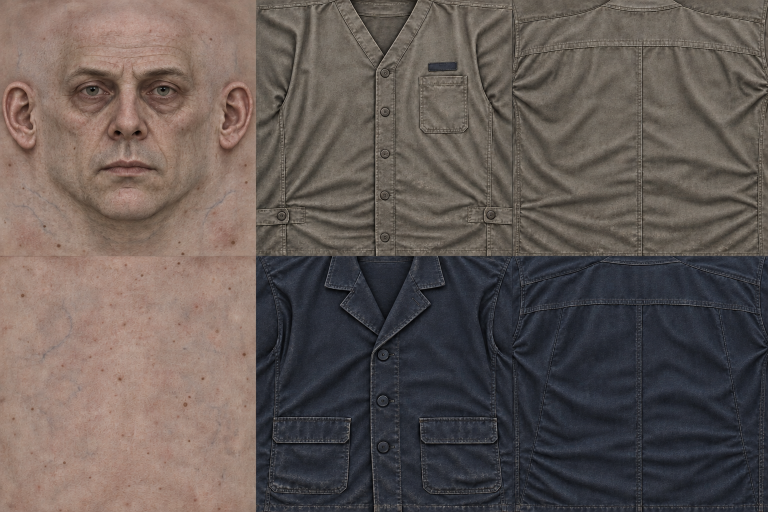
#> input picture art/rf2_art_02/source/enemies/material_atlas.png, 1536 x 1024 px (shown at 1/2 size)
$ python export.py
#> lines starting #> are read from the running program, lines starting #| are printed output that depends on the picture
### art/rf2_art_02/source/enemies/production.py
"""RF2-ART-01: anatomical construction and grounded poses, from one articulated master.
Run: python art/rf2_art_01/enemies/production.py --preview / --family orderly
No gameplay, collision, map or timing edits. Eight actual renders, never mirrored.
"""
from pathlib import Path
import argparse, importlib, json, math, sys, time, struct, datetime
from concurrent.futures import ProcessPoolExecutor
import numpy as np
from PIL import Image
HERE = Path(__file__).resolve().parent
ROOT = HERE.parents[2]
sys.path.insert(0, str(HERE/'_pipeline'))
import sdfrig as S
import humanoid as H

ORIGINAL_BODY = H.build_body
ORIGINAL_SHADE = S.shade
ATLAS=np.array(Image.open(HERE/'material_atlas.png').convert('RGB'),dtype=np.float32)/255
CONTEXT={}

# [38 lines left out: functions tex_sample, material_shade, not called in this run]

S.shade=material_shade

# [55 lines left out: functions tailored_body, human_head, not called in this run]

H.build_body=tailored_body
H.build_head=human_head
_arm=H.arm
# [6 lines left out: function anatomical_arm, not called in this run]
H.arm=anatomical_arm
_leg=H.leg
# [5 lines left out: function anatomical_leg, not called in this run]
H.leg=anatomical_leg
_hand=H.add_hand
def proportioned_hand(*args,**kwargs):
    kwargs['scale']=kwargs.get('scale',1)*.73
    return _hand(*args,**kwargs)
H.add_hand=proportioned_hand

def family_module(name):
    sys.path.insert(0,str(HERE/name))
    m=importlib.import_module(name)
    if getattr(m,'_art_linear',False):return m
    # Input palette is sRGB, the lighting calculation is linear. The old renderer
    # treated these values as linear then applied gamma a second time (washed out).
    for mat in m.MATERIALS.values():
        value=np.array(mat.albedo)
        if mat.name in ('tunic','sheet','paper','shirt'): value=np.minimum(value,.65)
        mat.albedo=tuple(value**2.2)
        if mat.albedo2:mat.albedo2=tuple(np.array(mat.albedo2)**2.2)
        if mat.detail=='cloth':mat.detail_amp=.12
        if mat.detail=='skin':mat.detail_amp=.35
        mat.spec*=.6
    m._art_linear=True
    return m

# [11 lines left out: function corpse_pose, not called in this run]

LIGHT=dict(S.DEFAULT_LIGHT)
LIGHT.update(key=(.48,.46,.44),fill=(.19,.21,.23),rim=(.08,.09,.10),ambient=(.65,.66,.68))

# [59 lines left out: functions render_job, main, not called in this run]
# [1 lines that do not run on import are left out]

### art/rf2_art_02/source/export.py
"""RF2-ART-02: material-only re-render from the accepted rig and animation.

No geometry, pose, camera, crop, scale, alpha or runtime code changes.
python incoming/astra/RF2_ART_02/source/export.py --preview
python incoming/astra/RF2_ART_02/source/export.py --workers 4
"""
from pathlib import Path
import argparse, hashlib, json, sys, time
from concurrent.futures import ProcessPoolExecutor
import numpy as np
from PIL import Image

HERE = Path(__file__).resolve().parent
LOT = HERE.parent
ROOT = LOT.parents[2]
sys.path.insert(0, str(HERE / 'enemies'))
import production as P

_family = P.family_module

def family(name):
    m = _family(name)
    if getattr(m, '_art02', False):
        return m
    for mat in m.MATERIALS.values():
        # Adjust each real material, not the image or the level's lighting.
        if mat.name in ('tunic', 'jacket'):
            row = 0 if mat.name == 'tunic' else 1
            patch = P.ATLAS[row*512+230:row*512+420, 1024+70:1024+240]
            mat.albedo = tuple(np.median(patch.reshape(-1, 3), axis=0)**2.2)
        if mat.name == 'skin':
            mat.spec = .025
            mat.rough = .85
        if mat.name in ('paper', 'manila', 'sheet'):
            mat.albedo = tuple(np.array(mat.albedo) * (.76 if mat.name == 'sheet' else .90))
        if mat.name.startswith('book_'):
            mat.albedo = tuple(np.array(mat.albedo) * np.array([.84, .86, .90]))
        if mat.name == 'brass':
            mat.albedo = tuple(np.array(mat.albedo)*.73)
            mat.spec *= .65
        if mat.name == 'label':
            mat.albedo = tuple(np.array(mat.albedo)*.75)
    m._art02 = True
    return m

P.family_module = family

# [71 lines left out: functions nearest_limb, shade, not called in this run]

P.S.shade = shade

def job(args):
    return P.render_job(args)

def skins():
    out = LOT/'runtime/models/rf2_art_01'; out.mkdir(parents=True,exist_ok=True)
    for name in ('orderly','brancardier','porte_registre'):
        m = family(name)
        # Keep the approved OBJ and UVs: only its existing diffuse skin changes.
        atlas = Image.new('RGB',(1536,1280),(80,77,72))
        atlas.paste(Image.open(HERE/'enemies/material_atlas.png').convert('RGB'),(0,0))
        for k,mat in m.MATERIALS.items():
            color=tuple(int(v**(1/2.2)*255) for v in mat.albedo)
            atlas.paste(color,(k*64,1060,k*64+60,1120))
        atlas.save(out/f'{name}_skin.png')

def main():
    ap=argparse.ArgumentParser();ap.add_argument('--preview',action='store_true')
    ap.add_argument('--family', choices=['orderly','brancardier','porte_registre'])
    ap.add_argument('--workers',type=int,default=4);ap.add_argument('--resume',action='store_true')
    a=ap.parse_args(); start=time.monotonic(); jobs=[]
    out=LOT/('evidence/sprite_preview' if a.preview else 'runtime/sprites/enemies')
    names=[a.family] if a.family else ['orderly','brancardier','porte_registre']
    for name in names:
        m=family(name)
        states=[s for s in m.STATES if s[0] in ('A','C','G','K','M')] if a.preview else m.STATES
        for s in states:
            for r in ([1] if a.preview else range(1,9)):
                if a.resume and (out/f'{m.PREFIX}{s[0]}{r}.png').exists():
                    try:
                        Image.open(out/f'{m.PREFIX}{s[0]}{r}.png').verify()
                        continue
                    except (OSError,ValueError,SyntaxError):
                        pass
                jobs.append((name,s[0],r,5,2,str(out)))
    results=[]
    with ProcessPoolExecutor(max_workers=a.workers) as pool:
        for result in pool.map(job,jobs):
            results.append(result); print(result['file'],round(time.monotonic()-start,1),flush=True)
    if not a.preview: skins()
    (LOT/'evidence'/('preview_render.json' if a.preview else f'render_{a.family or "all"}.json')).write_text(json.dumps(results,indent=2),encoding='utf8')
    print('Rendered',len(results),'in',round(time.monotonic()-start,1),'seconds',flush=True)

if __name__=='__main__':main()
#> in skins, `atlas = Image.new('RGB',(1536,1280),(80,77,72))`:
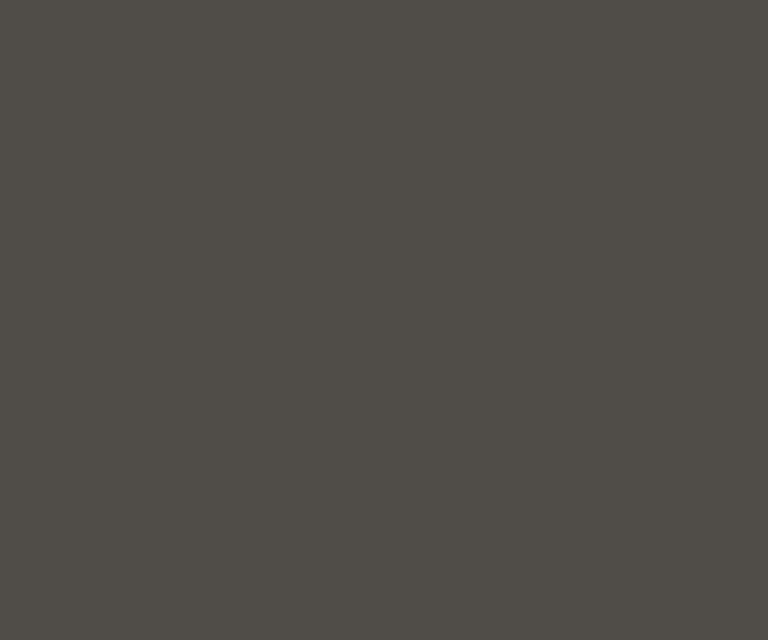
#> atlas: PIL image 1536x1280 RGB (shown at 1/2 size); mean R, G, B 80, 77, 72
#> in skins, `atlas.paste(Image.open(HERE/'enemies/material_atlas.png').convert('RGB..`:
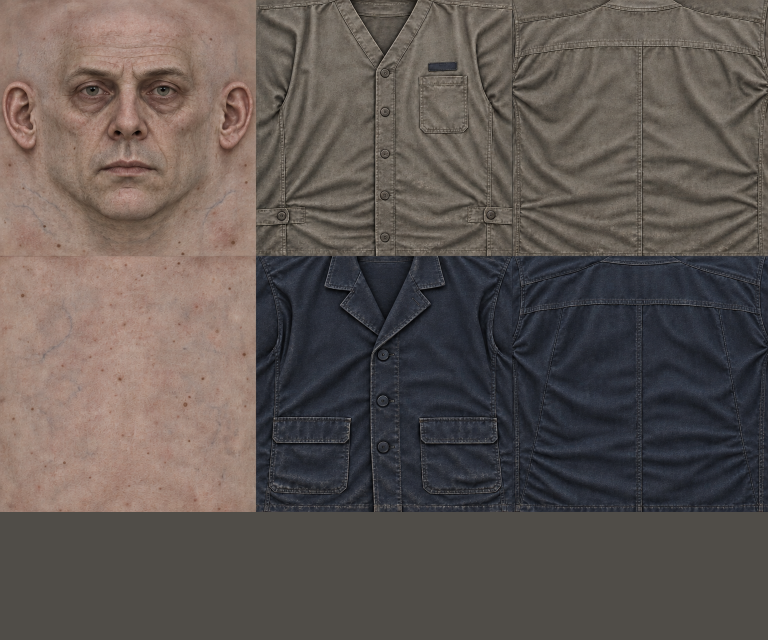
#> atlas: PIL image 1536x1280 RGB (shown at 1/2 size); mean R, G, B 95.4, 86.8, 82.5
#> (the call stopped at in skins, `for k,mat in m.MATERIALS.items():`: orderly is not available in this run)
